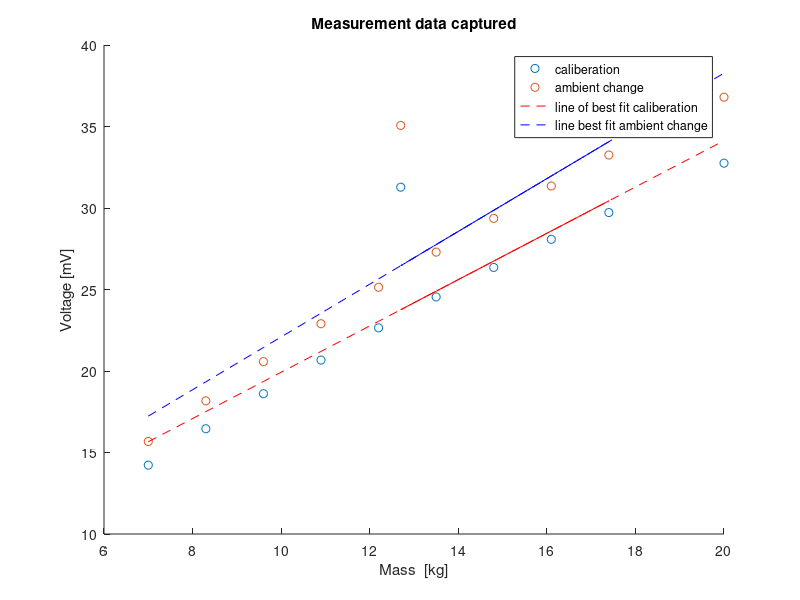
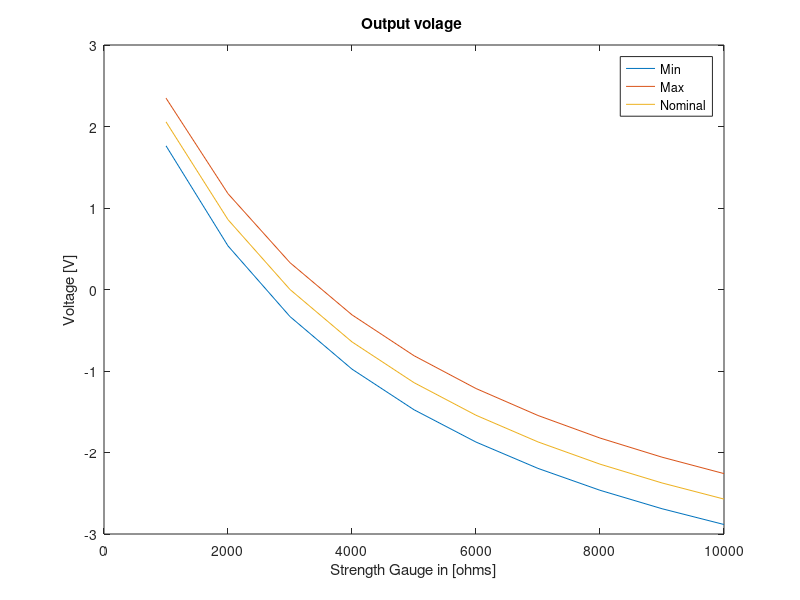

MATLAB code for these plots, in order:
%%Measurements Lab 1
%%Kwena Mtshali 867040
%%Teboho Lekeno 1130992
%%-------------------------Part I ---------------------------------------

%GIVEN DATA FOR DIFFERENT OPERATING TEMPERATURES
x = [7.0 8.3 9.6 10.9 12.2 13.5 14.8 16.1 17.4 12.7 20.0];                             % weight (kg)
y1 = [14.225 16.458 18.606 20.670 22.649 24.544 26.354 28.080 29.721 31.278 32.750];   % calibration data (21 degrees celcius)
y2 = [15.675 18.168 20.576 22.900 25.139 27.294  29.364 31.350 33.251 35.068 36.800];  % after ambient change (40 degrees celcius)

temperatureA = 21;
temperatureB = 40;

%line of best fit for calibration data and for ambient change data
line_of_bestfit_caliberation = 1.425.*x + 4.8839;
line_of_bestfit_ambientTemp = 1.625.*x +4.9339;

% calculating Linearity caliberation measurements
maximumDeviation = max(line_of_bestfit_caliberation - y1);
%maximum non linearity as a percentage of full scale deflection
nonLinearity = (maximumDeviation/(max(y1)-min(y1)))*100 

zero_bias_caliberation = 4.8839 % zero bias at zero input
zero_bias_ambientTemp = 4.9339;
zero_bias_drift = (zero_bias_caliberation - zero_bias_ambientTemp)/(temperatureA -temperatureB)

sensitivity_caliberation = 1.425
sensitivity_ambientTemp = 1.625;
sensitivity_drift = (sensitivity_caliberation - sensitivity_ambientTemp)/(temperatureA -temperatureB)
figure
scatter (x,y1);
hold on
scatter (x,y2);


p = polyfit(x,y1,1);
f = polyval(p,x);
hold on
plot(x,f,'--r');


p = polyfit(x,y2,1);
f = polyval(p,x);
hold on
plot(x,f,'--b')
legend('caliberation','ambient change','line of best fit caliberation','line best fit ambient change');
title ('Measurement data captured')
xlabel('Mass  [kg]') ;
ylabel('Voltage [mV]') ;



%% -----------------Part II-----------------------------------------
tolerance = 0.05;
Rn = 1000:1000:10000;
R1 = 6000;
R2 = 8000;
R3 = 4000;
Vi = 9;
R1max = R1*(1+tolerance);
R2max = R2*(1+tolerance);
R3max = R3*(1+tolerance);
R1min = R1*(1-tolerance);
R2min = R2*(1-tolerance);
R3min = R3*(1-tolerance);

Vth_max = ((Vi*R3max)./(R3max+Rn)-Vi*(R2min/(R1max+R2min)));  
Vth_min = ((Vi*R3min)./(R3min+Rn)-Vi*(R2max/(R1min+R2max)));
Vth_nominal= ((Vi*R3)./(R3+Rn)-Vi*(R2/(R1+R2)));
error = Vth_max - Vth_min;
VnominalAtMax = ((Vi*R3)./(R3+1000)-Vi*(R2/(R1+R2)));
errorBand = (max(error))/(max(Vth_nominal) - min(Vth_nominal))*100

figure
plot(Rn,Vth_min,Rn,Vth_max,Rn,Vth_nominal);
title ('Output volage ')
legend('Min','Max','Nominal');
xlabel('Strength Gauge in [ohms]') ;
ylabel('Voltage [V]') ;
%%------------------------Part III ---------------------------------------

time_before_breakdown = [21.4,18.5,36.7,19.8,22.3,27.9,24.1,30.2,25,8.6];
time_to_repair = [0.4,0.7,2.0,0.1,0.6,3.5,0.5,0.2,1.3,0.8];
number_of_fails = 10;
number_of_repairs = 10;
number_of_failures_per_hour = number_of_fails/(sum(time_before_breakdown)*24);
MTBF = 1/number_of_failures_per_hour;
MTTR =(sum(time_to_repair))*24/number_of_repairs;
availability = MTBF/(MTBF+MTTR);